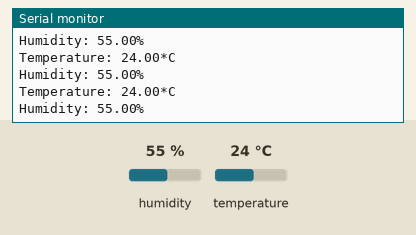
A sketch run on a simulated Arduino Uno, built with avr-gcc and run on an emulated ATmega328P. Parts: the last lines printed to the serial monitor. Wiring (inferred from the names in the program): DHT22 sensor: data pin 4. The test bench sets the inputs (shaded band); at power-on: humidity 55 %, temperature 24 °C.

Above: at 3.3 s.
3.4 s: humidity set to 22 %
At 6.4 s:
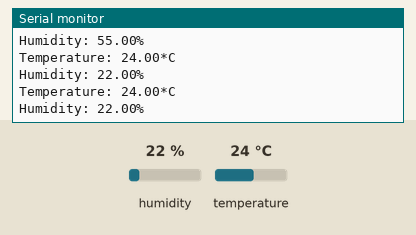
6.5 s: temperature set to 12 °C
At 9.4 s:
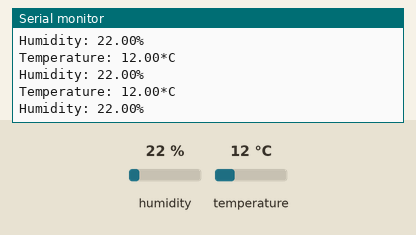
9.6 s: humidity set to 40 %
At 14.2 s:
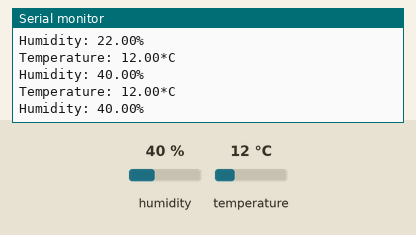
Timing chart, 0 to 15.7 s (numbered marks = the images above; inputs shaded):
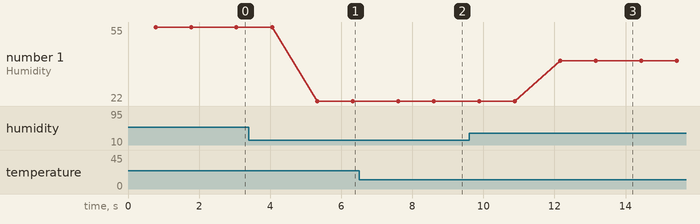

The sketch:

AlarmSystem.ino
```cpp
#include <Adafruit_Sensor.h>
#include <DHT.h>

#define DHT_PIN 4
#define DHT_TYPE DHT22

DHT TEMP_SENSOR(DHT_PIN, DHT_TYPE);

float temp, hum;

void setup()
{
	Serial.begin(115200);
	/* add setup code here */
	Serial.println("Connection established!");
	TEMP_SENSOR.begin();
}

void loop()
{
	readDHT();
	printReadings();
	// CHECK TRIGGERS
}

/* Reads Temperature and Humidity sensor */
void readDHT() {
	temp = TEMP_SENSOR.readTemperature();
	hum = TEMP_SENSOR.readHumidity();
	delay(500);
}

void printReadings() {
// do nothing if sensor fails to read
	if (isnan(temp) || isnan(hum)) {
		Serial.println("Waiting for sensor readings!");
		delay(2000);
		return;
	}
// Print temperature
	Serial.print("Temperature: ");
	Serial.print(temp);
	Serial.println("*C");

// Print humidity
	Serial.print("Humidity: ");
	Serial.print(hum);
	Serial.println("%");

// Wait for 2 seconds before getting back into loop
	delay(500);
}
```

Measured:
- after the input at 3.4 s, the serial monitor: prints a new line after 1.9 s (image 1)
- after the input at 6.5 s, the serial monitor: prints a new line after 1.1 s (image 2)
- after the input at 9.6 s, the serial monitor: prints a new line after 2.6 s (image 3)
- plotted number 1: 55 → 22 after the input at 3.4 s, 22 → 40 after the input at 9.6 s
